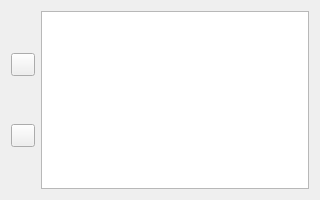
<?xml version="1.0" encoding="UTF-8"?>
<ui version="4.0">
 <class>DAChartSeriesSelectWidget</class>
 <widget class="QWidget" name="DAChartSeriesSelectWidget">
  <property name="geometry">
   <rect>
    <x>0</x>
    <y>0</y>
    <width>320</width>
    <height>200</height>
   </rect>
  </property>
  <property name="windowTitle">
   <string>Series Select</string>
  </property>
  <layout class="QGridLayout" name="gridLayout">
   <item row="0" column="0" rowspan="2">
    <layout class="QVBoxLayout" name="verticalLayoutButtons">
     <item>
      <widget class="QToolButton" name="toolButtonAdd">
       <property name="toolTip">
        <string>Add series</string>
       </property>
       <property name="text">
        <string/>
       </property>
       <property name="icon">
        <iconset resource="icon.qrc">
         <normaloff>:/DAGui/icon/right-add.svg</normaloff>:/DAGui/icon/right-add.svg</iconset>
       </property>
      </widget>
     </item>
     <item>
      <widget class="QToolButton" name="toolButtonRemove">
       <property name="toolTip">
        <string>Remove selected series</string>
       </property>
       <property name="text">
        <string/>
       </property>
       <property name="icon">
        <iconset resource="icon.qrc">
         <normaloff>:/DAGui/icon/left-remove.svg</normaloff>:/DAGui/icon/left-remove.svg</iconset>
       </property>
      </widget>
     </item>
    </layout>
   </item>
   <item row="0" column="1" rowspan="2">
    <widget class="DA::DAPySeriesListView" name="listView">
     <property name="selectionMode">
      <enum>QAbstractItemView::SingleSelection</enum>
     </property>
    </widget>
   </item>
  </layout>
 </widget>
 <customwidgets>
  <customwidget>
   <class>DA::DAPySeriesListView</class>
   <extends>QListView</extends>
   <header>Table/Views/DAPySeriesListView.h</header>
  </customwidget>
 </customwidgets>
 <resources>
  <include location="icon.qrc"/>
 </resources>
 <connections/>
</ui>
